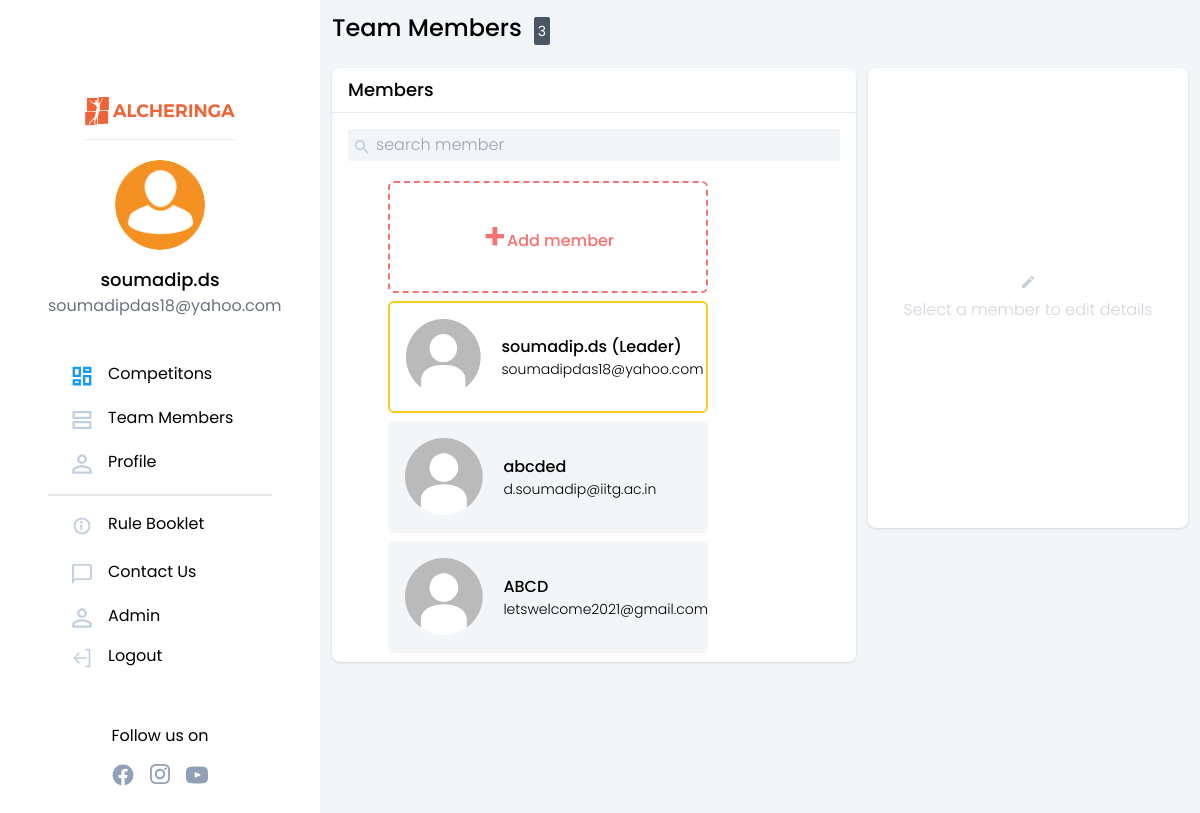
The app's page /teams/ (signed in) with its own data.
### authentication/models.py (models this page shows, shortened)
class NewUser(AbstractBaseUser, PermissionsMixin):
    alcherid = models.CharField(
        max_length=255, blank=True, unique=True)
    id = models.SlugField(primary_key=True, default=uuid.uuid4)
    img = models.ImageField(upload_to="image_uploads/userdp/",
                            default='user-default.png')
    email = models.EmailField(_('email address'), unique=True)
    username = models.CharField(max_length=150, unique=True)
    collegename = models.CharField(max_length=150, unique=False)
    city = models.CharField(max_length=150, unique=False)
    fullname = models.CharField(max_length=150, blank=True)
    phone = PhoneNumberField(unique=False, blank=True)
    alternate_phone = PhoneNumberField(unique=False, blank=True,null=True)
    interest = models.ManyToManyField(
        "competitions.Module", related_name="interest")
    team_members=models.IntegerField(default=0)
    no_of_events_registered=models.IntegerField(default=0)
    date_joined = models.DateTimeField(default=timezone.now)
    provider = models.CharField(max_length=200, unique=False, default="email")
    about = models.TextField(_('about'), max_length=500, blank=True)
    is_staff = models.BooleanField(default=False)
    is_active = models.BooleanField(default=False)
    objects = CustomAccountManager()
    USERNAME_FIELD = 'email'
    REQUIRED_FIELDS = ['username']

### teams/models.py (models this page shows, shortened)
class TeamMembers(models.Model):
    GENDER_CHOICES = [
        ('M', 'Male'),
        ('F', 'Female'),
    ]
    id = models.SlugField(primary_key=True, default=uuid.uuid4)
    email = models.EmailField(unique=True)
    name = models.CharField(max_length=150, blank=True)
    phone = PhoneNumberField(unique=False, blank=True)
    gender = models.CharField(choices = GENDER_CHOICES,max_length=1,default='M')

### teams/views.py (the view)
# urls.py: path('', views.team_members, name='team'),
@login_required(login_url='login')
def team_members(request):
    team = Team.objects.filter(leader=request.user).first()
    if request.method == 'POST':
        form = MemberForm(request.POST)
        name = form['name'].value()
        email = form['email'].value()
        phone = form['phone'].value()
        gender = form['gender'].value()
        flag = 0
        for member in team.members.all():
            if member.email == email or member.phone == phone:
                messages.error(request, "Member already exists in your team")
                flag = 1
                break
        if flag == 0:
            new_member = TeamMembers(
                name=name, email=email, phone=phone, gender=gender)
            new_member.save()
            team.members.add(new_member)
            team.save()
            return redirect('team')
    else:
        form = MemberForm()
    all_members = []
    for member in team.members.all():
        all_members.append(member)
    return render(request, 'teams/team_members.html', {'form': form, 'team': all_members})

### teams/forms.py
class MemberForm(forms.Form):
    name = forms.CharField(max_length=100, widget=forms.TextInput(attrs={'class':'border-b','size':'25','placeholder':'Enter Name'}))
    phone = PhoneNumberField(widget=forms.TextInput(attrs={'class':'border-b','size':'25','placeholder':'Enter Phone Number'}))
    email = forms.EmailField(max_length=100,widget=forms.EmailInput(attrs={'class':'border-b','size':'25','placeholder':'Enter Email'}))
    gender = forms.ChoiceField(choices=(('M','M'),('F','F')),widget=forms.Select(attrs={'class':'border-b text-gray-400 pr-36','width':'110%','placeholder':'Gender'}))

### templates/teams/team_members.html (shortened to what this page needs)
{% extends '../basictailwind.html'%}
{% load static %}
{%block body%}
<div  style="background-color: #F3F6F8;">
    {% include 'navbar.html' %}
    <div class="grid grid-flow-col">
        <div>
            <div class="m-3 font-medium text-2xl">Team Members<span
                    class="mx-3 p-1 bg-gray-600 rounded-sm font-normal text-white text-sm">{{team|length}}</span></div>
            <div class="grid grid-flow-col">
                <div class="m-3 bg-white rounded-lg shadow">
                    <div class="py-2 px-4 font-medium text-lg border-b">Members</div>
                    <div class="m-4 rounded-sm"  style="background-color: #F3F6F8;">
                        <span class="float-left p-1">
                        </span>
                        <span>
                            <input type="search" class="py-1 font-light text-base"  style="background-color: #F3F6F8;"
                                placeholder="search member" />
                        </span>
                    </div>
                    <div class="flex flex-wrap justify-between" style="margin:5px 10%;">
                        <button onclick="toggleOpen(this.id)" id="addMemberButton"
                            class="m-1 h-28 border-red-400 border-2 border-dashed grid grid-flow-col items-center justify-center lg:w-80 w-full rounded-md">
                            <div class="text-red-400 font-semibold text-4xl">+</div>
                            <div class="mt-2 text-red-400 font-medium">Add member</div>
                        </button>
                        <div class="m-1 p-4 h-28 flex bg-white border-yellow-400 lg:w-80 w-full border-2 rounded-md">
                            <img width="75" src="{%static 'imgs/user-default.png'%}" alt="profile" border="0" />
                            <div class="mx-5 my-auto">
                                <div class="font-medium text-base">{{user.username}} (Leader)</div>
                                <div class="font-light text-sm">{{user.email}}</div>
                            </div>
                        </div>
                        {% for member in team %}
                        {%if not member.email == user.email%}
                        <div
                            style="background-color: #F3F6F8;" class="m-1 p-4 lg:h-28 border-red-50 border rounded-md hover:bg-white hover:shadow-md lg:w-80 w-full edit-delete-parent">
                            <div class="flex">
                                <img width="78" height="78" src="{%static 'imgs/user-default.png'%}" alt="profile" />
                                <div class="mx-5 my-auto">
                                    <div class="font-medium text-base">{{member.name}}</div>
                                    <div class="font-light text-sm">{{member.email}}</div>
                                </div>
                            </div>
                        </div>
                        {%endif%}
                        {% endfor %}
                    </div>
                </div>
                <div class="hidden lg:block">
                    <div style="height: 460px;" id="emptyCard"
                        class="mr-3 mt-3 w-80 flex flex-col justify-center bg-white rounded-lg shadow gap-2">
                        <div class="text-gray-300 font-light mx-auto">Select a member to edit details</div>
                    </div>
                </div>
            </div>
        </div>
    </div>
</div>
{% endblock %}

### templates/navbar.html (shortened to what this page needs)
{%load static%}
  <nav class="w-80 hidden sm:block bg-white rounded shadow-md">
    <div class="w-80 h-screen flex flex-col justify-center bg-white border-gray-400 px-12 fixed float-left">
      <a href="/"><img src="{% static 'imgs/alcher_orange.svg'%}" class="mt-24 mx-auto pb-3 border-b" width="150px" height="40px" alt="logo" border="0" /></a>
      <div class="flex flex-col justify-center my-5">
        <img style="height : 90px; width : 90px; border-radius: 50%;" src="{{request.user.img.url}}" alt="profile pic" border="0"
                class="mx-auto rounded-full" />
        <div class="pt-4 font-medium text-lg text-center">{{request.user.username}}</div>
        <div class="text-gray-500 text-base font-normal text-center">{{request.user.email}}</div>
      </div>
      <div class="pt-2 mt-2 mb-28 flex flex-col justify-center">
        <a href="{%url 'showallcompetitions'%}"><div class="rounded-full flex flex-nowrap my-1 py-2 pl-6 w-60 hover:border-0 hover:bg-gray-100">
          <svg width="20" height="20" viewBox="0 0 24 24" fill="none" xmlns="http://www.w3.org/2000/svg">
            <path d="M9.35 11.85H2.15V2.15H9.35V11.85ZM9.35 21.85H2.15V17.15H9.35V21.85ZM21.85 21.85H14.65V12.15H21.85V21.85ZM14.65 6.85V2.15H21.85V6.85H14.65Z" stroke="#109CF1" stroke-width="2.8" />
          </svg>
          <p class="pl-4 -mt-1">Competitons</p>
        </div></a>
        <a href="{%url 'team'%}"><div class="rounded-full flex flex-nowrap my-1 py-2 w-60 pl-6 hover:border-0 hover:bg-gray-100">
          <svg width="20" height="20" viewBox="0 0 25 24" fill="none" xmlns="http://www.w3.org/2000/svg">
            <path d="M1.9 9.35V2.15H22.85V9.35H1.9ZM1.9 21.85V14.65H22.85V21.85H1.9Z" stroke="#C2CFE0" stroke-width="2.8" />
          </svg>
          <p class="pl-4 -mt-1">Team Members</p>
        </div></a>
        <a href='{%url 'profile'%}' >
        <div class="rounded-full flex flex-nowrap my-1 py-2 w-60 pl-6 hover:border-0 hover:bg-gray-100 mb-3">
          <p class="pl-4 -mt-1">Profile</p>
        </div>
        </a>
        <hr class="border bg-gray-200" />
        <a href="s"><div class="rounded-full flex flex-nowrap my-2 py-2 w-60 pl-6 hover:border-0 hover:bg-gray-100 mt-3">
          <p class="pl-4 -mt-1">Rule Booklet</p>
        </div></a>
        <a href="n"><div class="rounded-full flex flex-nowrap my-1 py-2 w-60 pl-6 hover:border-0 hover:bg-gray-100">
          <p class="pl-4 -mt-1">Contact Us</p>
        </div></a>
        {%if request.user.is_staff%}
        <a href="/admin" target="_blank"><div class="rounded-full flex flex-nowrap my-1 py-2 pl-6 w-60 hover:border-0 hover:bg-gray-100">
          <p class="pl-4 -mt-1">Admin</p>
        </div></a>
        {%endif%}
        <a href='{% url 'logout'%}'>
        <div class="rounded-full flex flex-nowrap py-2 pl-6 w-60 hover:border-0 hover:bg-gray-100">
          <p class="pl-4 -mt-1">Logout</p>
        </div>
        </a>
        <br>
        <br>
        <div>
            <div style="text-align:center">
                <p class="">Follow us on</p>
                <div class=" flex justify-center space-x-4 mt-4">
                  <a style="cursor:pointer;" href="https://www.facebook.com/alcheringaiitg" target="_blank">
                    </a>
                  <a style="cursor:pointer;" href="https://www.instagram.com/alcheringaiitg/" target="_blank">
                    </a>
                  <a style="cursor:pointer;" href="https://twitter.com/alcheringaiitg" target="_blank">
                    </a>
                </div>
            </div>
        </div>
      </div>
    </div>
  </nav>

### templates/basictailwind.html (style rules this page uses)
body { font-family: 'Poppins', sans-serif; }

### records on screen
NewUser: user.img (placeholder picture), user.username "soumadip.ds", user.email "soumadipdas18@yahoo.com", username "soumadip.ds", email "soumadipdas18@yahoo.com"
TeamMembers: name "abcded", email "d.soumadip@iitg.ac.in"
TeamMembers: name "ABCD", email "letswelcome2021@gmail.com"

### other values on screen
{{ team|length }} "3"
